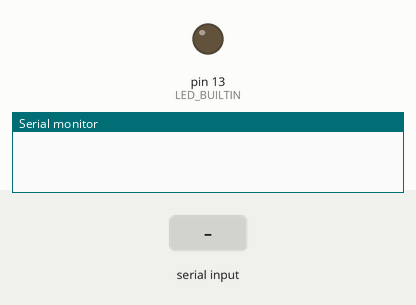
This sketch was run on a simulated Arduino Uno, built with avr-gcc and run on an emulated ATmega328P. Parts: output pins drawn as LEDs (lit = HIGH), the last lines printed to the serial monitor. The inputs (shaded band) are chosen by the test bench.

Above: at 1.2 s.
1.3 s: "Suona" received over Serial
At 2.0 s:
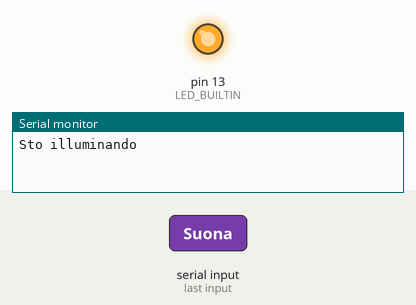
Timing chart, 0 to 7.9 s (numbered marks = the images above; inputs shaded):
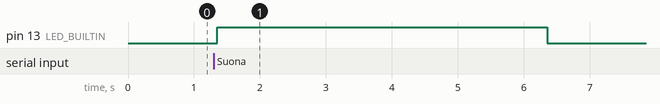

Measured:
- after the input at 1.3 s, pin 13 (LED_BUILTIN): LOW → HIGH after 0.05 s, → LOW 5.0 s later

The sketch:

Versione_1.0.ino
```cpp
void setup(){
  Serial.begin(9600);
  pinMode(LED_BUILTIN, OUTPUT);
}

void loop(){
  String parola = leggiParola();
  //Serial.println(parola);
  //Serial.write("picio");
  if (parola == "Suona"){
    digitalWrite(LED_BUILTIN, HIGH);
    Serial.println("Sto illuminando");
    delay(5000);
    digitalWrite(LED_BUILTIN, LOW);
  }
  delay(50);
}

String leggiParola(){
  String finale;
  while(Serial.available()){
    char c = Serial.read();
    if (c == ';')
      return finale;
    else{
      finale+=c;
    }
    delay(10);
  }
}
```
